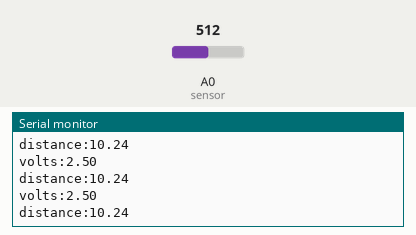
This sketch was run on a simulated Arduino Uno, built with avr-gcc and run on an emulated ATmega328P. Shown: the last lines printed to the serial monitor. The test bench sets the inputs (shaded band); at power-on: A0 (sensor) = 512.

Above: at 4.3 s.
4.4 s: A0 (sensor) set to 12
At 4.54 s:
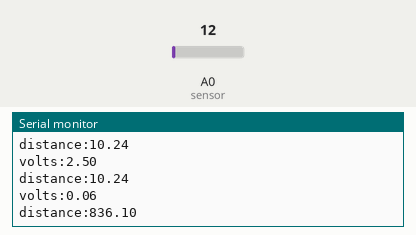
5.9 s: A0 (sensor) set to 9
At 5.96 s:
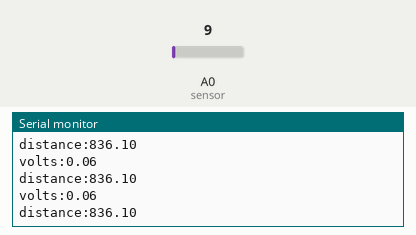
Timing chart, 0 to 8.4 s (numbered marks = the images above; inputs shaded):
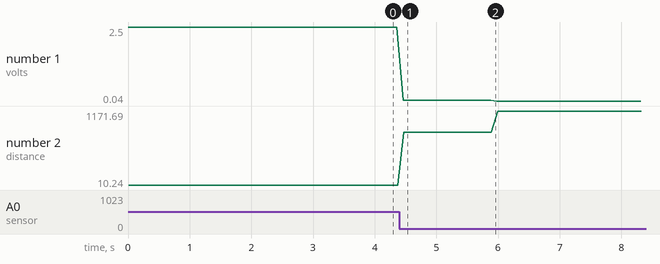

Measured:
- after the input at 4.4 s, the serial monitor: prints a new line after 0.06 s (image 1)
- plotted number 1: 2.5 → 0.06 after the input at 4.4 s, 0.06 → 0.04 after the input at 5.9 s
- plotted number 2: 10.24 → 836.1 after the input at 4.4 s, 836.1 → 1171.69 after the input at 5.9 s

The sketch:

sharpSensor_Transmitter.ino
```cpp
/*
all CALCULATIONS refer
https://github.com/guillaume-rico/SharpIR
*/

#define sensor A0


void setup() {
  Serial.begin(9600); // start the serial port
}

void loop() {

  //
  //Serial.println(analogRead(sensor));
  float volts = analogRead(sensor)*0.0048828125;  // v nalue from sensor * (5/1024)
  Serial.print("volts:");
  Serial.println( volts);


  float distance = 29.988*pow(volts, -1.173); // worked out from datasheet graph


    Serial.print("distance:");
    Serial.println(distance);   // print the distance
    delay(100); // slow down serial port

}
```
